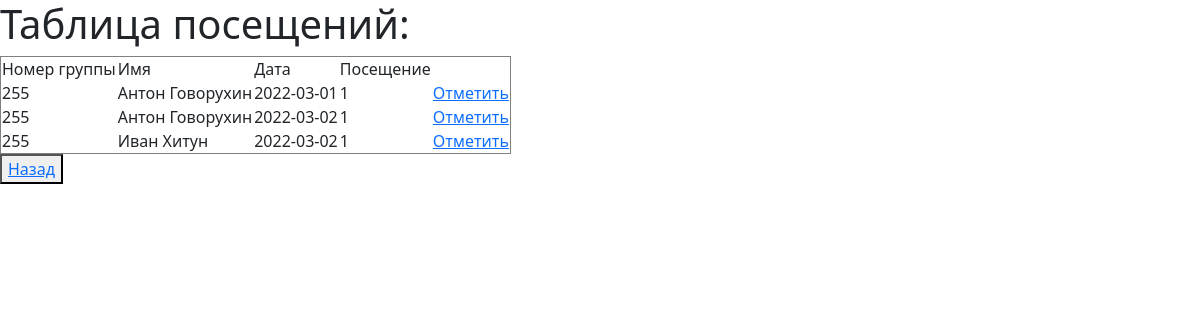
/visit_show.php?class_show=1, run on the app's committed database.
### tables this page shows
CREATE TABLE `class` (
  `id` int(10) UNSIGNED NOT NULL COMMENT 'ID',
  `class` varchar(255) NOT NULL COMMENT 'Группа',
  `id_user` int(10) UNSIGNED NOT NULL COMMENT 'ID пользователя'
);

CREATE TABLE `children` (
  `id` int(10) UNSIGNED NOT NULL COMMENT 'ID',
  `first_name_child` varchar(255) NOT NULL COMMENT 'Имя',
  `last_name_child` varchar(255) NOT NULL COMMENT 'Фамилия',
  `birthday` date NOT NULL COMMENT 'Дата рождения',
  `picture_url` text NOT NULL COMMENT 'Ссылка на изображение',
  `id_class` int(10) UNSIGNED NOT NULL COMMENT 'ID группы'
);

CREATE TABLE `visit` (
  `id` int(10) UNSIGNED NOT NULL COMMENT 'ID',
  `date` date NOT NULL COMMENT 'Дата',
  `visit` tinyint(1) NOT NULL DEFAULT 0 COMMENT 'Посещение',
  `id_children` int(10) UNSIGNED NOT NULL COMMENT 'ID ребёнка'
);

### visit_show.php (the view, shortened to what this page needs)
<?php
require "dbconnect.php";
?>
<link href="https://cdn.jsdelivr.net/npm/bootstrap@5.1.3/dist/css/bootstrap.min.css" rel="stylesheet">
<h1>Таблица посещений:</h1>
<table border='1'>
    <?php
    if ($_GET['class_show'] == NULL and $_GET['child_show'] == NULL and $_GET['date_show'] == NULL)
    {
        $result_visit = $conn->query("SELECT *, visit.id AS id_visit FROM class, children, visit WHERE class.id_user=". $_SESSION['id'].
        " AND children.id_class= class.id AND visit.id_children = children.id");
    }
    elseif ($_GET['class_show'] != NULL and $_GET['child_show'] == NULL and $_GET['date_show'] == NULL)
    {
        $result_visit = $conn->query("SELECT *, visit.id AS id_visit FROM class, children, visit WHERE class.id =".$_GET['class_show'].
            " AND children.id_class= class.id AND visit.id_children = children.id");
    }
    elseif ($_GET['class_show'] != NULL and $_GET['child_show'] != NULL and $_GET['date_show'] == NULL)
    {
        $result_visit = $conn->query("SELECT *, visit.id AS id_visit FROM class, children, visit WHERE class.id =".$_GET['class_show'].
            " AND children.id_class = class.id AND children.id =". $_GET['child_show']. " AND visit.id_children = children.id");
    }
    else
    {
        $result_visit = $conn->query("SELECT *, visit.id AS id_visit FROM class, children, visit WHERE class.id =".$_GET['class_show'].
            " AND children.id_class=class.id AND children.id =". $_GET['child_show']. " AND visit.id_children = children.id AND visit.date ='".$_GET['date_show']. "'");
    }
    echo '<tr><td>Номер группы</td><td>Имя</td><td>Дата</td><td>Посещение</td></tr>';
    while ($row = $result_visit->fetch()) {
        echo '<tr>';
        echo '<td>' . $row['class'] . '</td><td>' . $row['first_name_child'] .
            " ". $row['last_name_child']. '</td><td>'.
            $row['date'] .'</td><td>'. $row['visit'] .'</td>' ;
        echo '<td><a href=mark.php?id='.$row['id_visit'].'&class='.$_GET['class_show'].
                '&child='.$_GET['child_show']. '&date='. $_GET['date_show']. '>Отметить</a></td>';
        echo '</tr>';
    }
    ?>
</table>
<button ><a href="index.php?page=visit"/>Назад</button>

### data on the page
class: class "255", children.first_name_child "Антон", children.last_name_child "Говорухин", visit.date "2022-03-01", visit.visit "1", visit.date "2022-03-02", children.first_name_child "Иван", children.last_name_child "Хитун"
